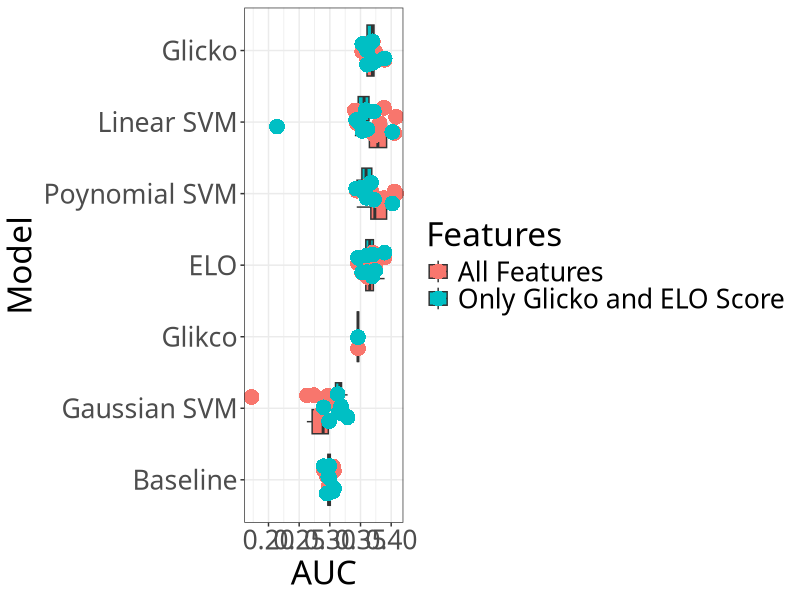

Reproduce this figure in R.
library(ggplot2)

four_AUC <- read.table("AUC_table.txt",stringsAsFactors = FALSE,header = TRUE)

four_AUC$kern <- 0
four_AUC$set <- 0
four_AUC$ftrs <- 0

for (i in 1:nrow(four_AUC)){
  sel <- four_AUC[i,1]
  sel <- strsplit(sel,"_")
  four_AUC$set[i] <- sel[[1]][1]
  four_AUC$kern[i] <- sel[[1]][4]
  four_AUC$ftrs[i] <- sel[[1]][6]
}


base <- four_AUC[,c(3,4,5,6)]
four_AUC$Baseline_AUC <- NULL
four_AUC$file <- NULL

base$kern <- "Baseline"
colnames(base)[1] <- "Final_AUC"

four_AUC <- rbind(four_AUC,base)
four_AUC <- four_AUC[!duplicated(four_AUC),]

ELO_4M <- read.table("ELO_4M.txt",stringsAsFactors = FALSE,header=TRUE)
GLIKO_4M <- read.table("GLICKO_4M.txt",stringsAsFactors = FALSE,header=TRUE)

GLIKO_4M$ftrs <- "2ftrs"
ELO_4M$ftrs <- "2ftrs"

four_AUC <- rbind(four_AUC,ELO_4M)
four_AUC <- rbind(four_AUC,GLIKO_4M)

ELO_4M <- read.table("ELO_4M.txt",stringsAsFactors = FALSE,header=TRUE)
GLIKO_4M <- read.table("GLICKO_4M.txt",stringsAsFactors = FALSE,header=TRUE)

GLIKO_4M$ftrs <- "aftrs"
ELO_4M$ftrs <- "aftrs"

four_AUC <- rbind(four_AUC,ELO_4M)
four_AUC <- rbind(four_AUC,GLIKO_4M)

four_AUC[four_AUC$kern == "Vanilla",2] <- "Linear SVM"
four_AUC[four_AUC$kern == "rbf",2] <- "Gaussian SVM"
four_AUC[four_AUC$kern == "polydot",2] <- "Poynomial SVM"
four_AUC[four_AUC$ftrs == "aftrs",4] <- "All Features"
four_AUC[four_AUC$ftrs == "2ftrs",4] <- "Only Glicko and ELO Score"

med <- aggregate(four_AUC,by=list(four_AUC$kern,four_AUC$ftrs),FUN=median)
med$kern <- NULL
med$set <- NULL
med$ftrs <- NULL

colnames(med)[3] <- "Median"
colnames(med)[1] <- "kern"
colnames(med)[2] <- "ftrs"

four_AUC <- merge(four_AUC,med,by=c("kern","ftrs"))
med_four <- med

colnames(four_AUC)[2] <- "Features"

p <- ggplot(four_AUC,aes(x=reorder(as.factor(kern),Median),y=Final_AUC,fill=Features)) + geom_boxplot(outlier.shape = NA)+ geom_jitter(shape=16,size=5, position=position_jitter(0.2),aes(y = Final_AUC,color=Features))  + coord_flip() + xlab("Model") + ylab("AUC") + theme_bw() 

pdf("AUC_chess.pdf", width=20, height=15)
p + theme(text=element_text(family = "CM Roman",size = 24))
dev.off()

